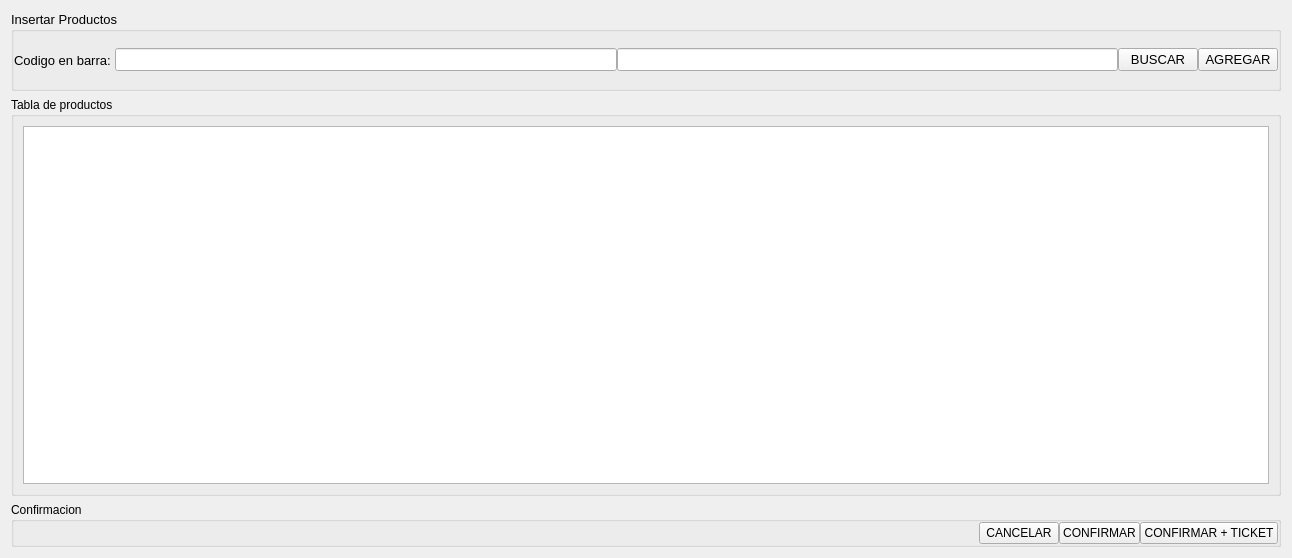
      <widget class="QWidget" name="page">
       <layout class="QVBoxLayout" name="verticalLayout_3">
        <item>
         <widget class="QGroupBox" name="grupo_insertar">
          <property name="minimumSize">
           <size>
            <width>0</width>
            <height>80</height>
           </size>
          </property>
          <property name="maximumSize">
           <size>
            <width>16777215</width>
            <height>200</height>
           </size>
          </property>
          <property name="font">
           <font>
            <pointsize>10</pointsize>
           </font>
          </property>
          <property name="title">
           <string>Insertar Productos</string>
          </property>
          <layout class="QHBoxLayout" name="horizontalLayout_5">
           <property name="spacing">
            <number>0</number>
           </property>
           <property name="leftMargin">
            <number>0</number>
           </property>
           <property name="topMargin">
            <number>0</number>
           </property>
           <property name="rightMargin">
            <number>0</number>
           </property>
           <property name="bottomMargin">
            <number>0</number>
           </property>
           <item>
            <widget class="QLabel" name="label">
             <property name="minimumSize">
              <size>
               <width>100</width>
               <height>25</height>
              </size>
             </property>
             <property name="text">
              <string>Codigo en barra: </string>
             </property>
            </widget>
           </item>
           <item>
            <widget class="QLineEdit" name="Codigo_en_barra"/>
           </item>
           <item>
            <widget class="QLineEdit" name="descripcion_del_producto"/>
           </item>
           <item>
            <widget class="QPushButton" name="pushButton_13">
             <property name="text">
              <string>BUSCAR</string>
             </property>
            </widget>
           </item>
           <item>
            <widget class="QPushButton" name="pushButton_14">
             <property name="text">
              <string>AGREGAR</string>
             </property>
            </widget>
           </item>
          </layout>
         </widget>
        </item>
        <item>
         <widget class="QGroupBox" name="grupo_tabla">
          <property name="minimumSize">
           <size>
            <width>0</width>
            <height>399</height>
           </size>
          </property>
          <property name="title">
           <string>Tabla de productos</string>
          </property>
          <layout class="QVBoxLayout" name="verticalLayout_4">
           <item>
            <widget class="QTableView" name="tableView">
             <property name="minimumSize">
              <size>
               <width>1181</width>
               <height>311</height>
              </size>
             </property>
            </widget>
           </item>
          </layout>
         </widget>
        </item>
        <item>
         <widget class="QGroupBox" name="grupo_confirmar">
          <property name="title">
           <string>Confirmacion</string>
          </property>
          <layout class="QHBoxLayout" name="horizontalLayout_6">
           <property name="spacing">
            <number>0</number>
           </property>
           <property name="leftMargin">
            <number>0</number>
           </property>
           <property name="topMargin">
            <number>0</number>
           </property>
           <property name="rightMargin">
            <number>0</number>
           </property>
           <property name="bottomMargin">
            <number>0</number>
           </property>
           <item>
            <spacer name="horizontalSpacer_2">
             <property name="orientation">
              <enum>Qt::Horizontal</enum>
             </property>
             <property name="sizeHint" stdset="0">
              <size>
               <width>965</width>
               <height>20</height>
              </size>
             </property>
            </spacer>
           </item>
           <item>
            <widget class="QPushButton" name="pushButton_15">
             <property name="text">
              <string>CANCELAR</string>
             </property>
            </widget>
           </item>
           <item>
            <widget class="QPushButton" name="pushButton_16">
             <property name="text">
              <string>CONFIRMAR</string>
             </property>
            </widget>
           </item>
           <item>
            <widget class="QPushButton" name="pushButton_17">
             <property name="text">
              <string>CONFIRMAR + TICKET</string>
             </property>
            </widget>
           </item>
          </layout>
         </widget>
        </item>
       </layout>
      </widget>
